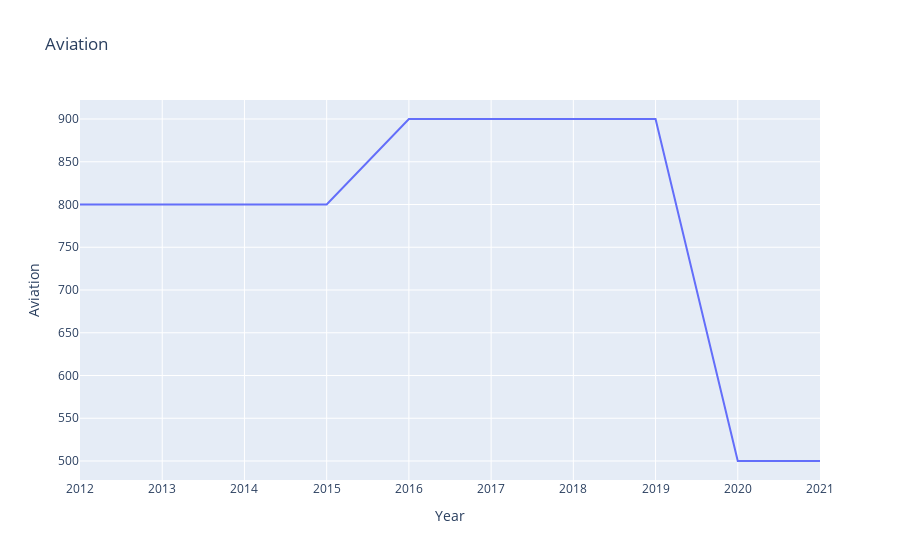

This figure's notebook cell:
### Code cell
fig = px.line(df, x='Year', y='Aviation', title = "Aviation")
fig.show()

### Figure 1 — Plotly figure (JSON) as saved in the notebook; plotly's stock layout.template omitted (floating-point values rounded to 4 significant figures)
{"data": [{"hovertemplate": "Year=%{x}<br>Aviation=%{y}<extra></extra>", "legendgroup": "", "line": {"color": "#636efa", "dash": "solid"}, "marker": {"symbol": "circle"}, "mode": "lines", "name": "", "orientation": "v", "showlegend": false, "type": "scatter", "x": [2012, 2013, 2014, 2015, 2016, 2017, 2018, 2019, 2020, 2021], "xaxis": "x", "y": [800, 800, 800, 800, 900, 900, 900, 900, 500, 500], "yaxis": "y"}], "layout": {"legend": {"tracegroupgap": 0}, "title": {"text": "Aviation"}, "xaxis": {"anchor": "y", "domain": [0, 1], "title": {"text": "Year"}}, "yaxis": {"anchor": "x", "domain": [0, 1], "title": {"text": "Aviation"}}}}
